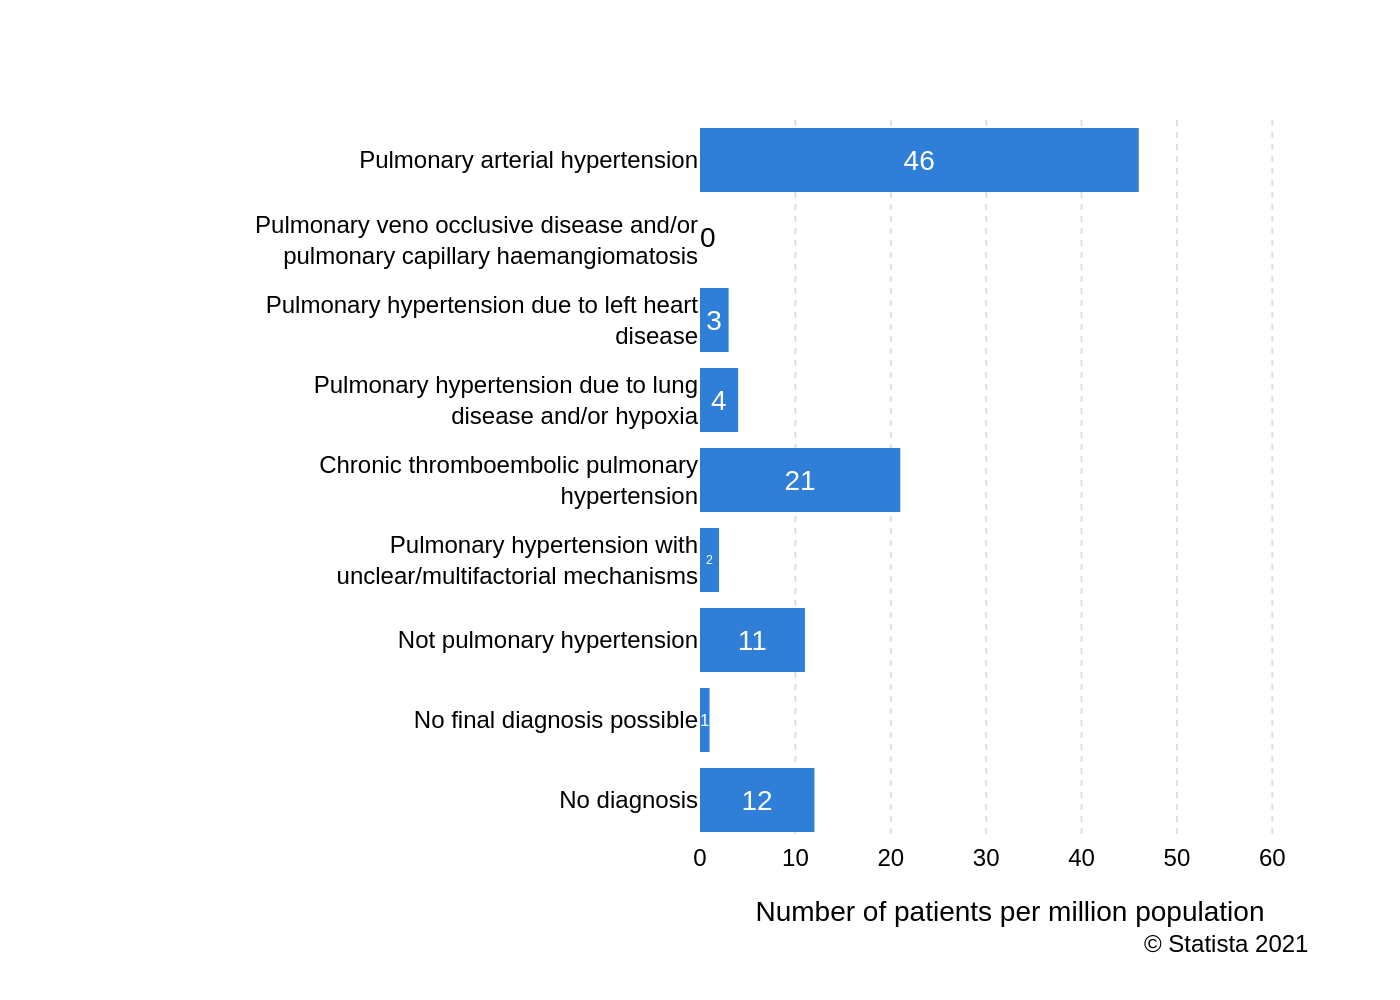

Python code for this plot:
import sys
import json
import os
import plotly.graph_objects as go

# Check if a command-line argument is provided
if len(sys.argv) != 2:
    print("Usage: python recreate_chart.py <path_to_json_file>")
    sys.exit(1)

json_file_path = sys.argv[1]

# Ensure the specified file exists
if not os.path.exists(json_file_path):
    print(f"Error: JSON file not found at '{json_file_path}'")
    sys.exit(1)

# Load the chart data from the JSON file
with open(json_file_path, 'r', encoding='utf-8') as f:
    config = json.load(f)

# Extract data and texts from the loaded JSON
chart_data = config['chart_data']
texts = config['texts']
colors = config['colors']

# Prepare data for Plotly traces
categories = [d['category'] for d in chart_data]
values = [d['value'] for d in chart_data]

# Create the main figure object
fig = go.Figure()

# Add the main bar trace, hiding the text for zero values to handle it separately
fig.add_trace(go.Bar(
    y=categories,
    x=values,
    orientation='h',
    marker=dict(color=colors[0], line=dict(width=0)),
    text=[v if v != 0 else '' for v in values],
    textposition='inside',
    insidetextanchor='middle',
    insidetextfont=dict(family='Arial', size=14, color='white')
))

# Specifically handle the label for any zero-value bars to match the original's style
if 0 in values:
    zero_indices = [i for i, v in enumerate(values) if v == 0]
    for index in zero_indices:
        fig.add_trace(go.Scatter(
            x=[0],
            y=[categories[index]],
            mode='text',
            text=['0'],
            textposition='middle right',
            textfont=dict(family='Arial', size=14, color='black'),
            showlegend=False
        ))
        
# Combine title and subtitle if they exist
title_text = ""
if texts.get("title"):
    title_text += f"<b>{texts['title']}</b>"
if texts.get("subtitle"):
    title_text += f"<br>{texts['subtitle']}" if title_text else texts['subtitle']

# Configure the chart layout
fig.update_layout(
    title=dict(text=title_text, x=0.05, xanchor='left'),
    xaxis=dict(
        title=texts.get('x_axis_title'),
        showgrid=True,
        gridcolor='#e0e0e0',
        gridwidth=1,
        griddash='dot',
        zeroline=False,
        range=[0, 65],
        dtick=10
    ),
    yaxis=dict(
        title=texts.get('y_axis_title'),
        autorange='reversed',  # Ensures top-to-bottom order matches JSON
        showgrid=False,
        zeroline=False,
        tickfont=dict(size=12)
    ),
    plot_bgcolor='white',
    paper_bgcolor='white',
    font=dict(family="Arial", size=12, color='#000000'),
    margin=dict(l=350, r=40, t=60, b=80), # Generous left margin for long labels
    showlegend=False
)

# Add the source text as an annotation at the bottom right
fig.add_annotation(
    text=texts.get('source'),
    align='left',
    showarrow=False,
    xref='paper',
    yref='paper',
    x=0.99,
    y=-0.12,
    xanchor='right',
    yanchor='top'
)

# Determine the output filename from the input JSON path
base_filename = os.path.splitext(os.path.basename(json_file_path))[0]
output_filename = f"{base_filename}.png"

# Save the figure as a high-resolution PNG image
fig.write_image(output_filename, scale=2)

print(f"Chart saved as {output_filename}")
